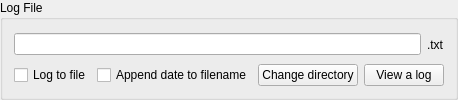
       <widget class="QGroupBox" name="groupBox_2">
        <property name="sizePolicy">
         <sizepolicy hsizetype="Expanding" vsizetype="Preferred">
          <horstretch>0</horstretch>
          <verstretch>0</verstretch>
         </sizepolicy>
        </property>
        <property name="title">
         <string>Log File</string>
        </property>
        <layout class="QVBoxLayout" name="verticalLayout">
         <item>
          <layout class="QHBoxLayout" name="horizontalLayout_13">
           <item>
            <widget class="QLineEdit" name="fileName">
             <property name="sizePolicy">
              <sizepolicy hsizetype="Expanding" vsizetype="Fixed">
               <horstretch>1</horstretch>
               <verstretch>0</verstretch>
              </sizepolicy>
             </property>
            </widget>
           </item>
           <item>
            <widget class="QLabel" name="label_9">
             <property name="text">
              <string>.txt</string>
             </property>
            </widget>
           </item>
          </layout>
         </item>
         <item>
          <layout class="QHBoxLayout" name="horizontalLayout_3" stretch="1,1,0,0">
           <item>
            <widget class="QCheckBox" name="logToFile">
             <property name="text">
              <string>Log to file</string>
             </property>
            </widget>
           </item>
           <item>
            <widget class="QCheckBox" name="appendDate">
             <property name="text">
              <string>Append date to filename</string>
             </property>
            </widget>
           </item>
           <item>
            <widget class="QPushButton" name="changeDirectory">
             <property name="minimumSize">
              <size>
               <width>0</width>
               <height>0</height>
              </size>
             </property>
             <property name="text">
              <string>Change directory</string>
             </property>
            </widget>
           </item>
           <item>
            <widget class="QPushButton" name="viewLog">
             <property name="text">
              <string>View a log</string>
             </property>
            </widget>
           </item>
          </layout>
         </item>
        </layout>
       </widget>
